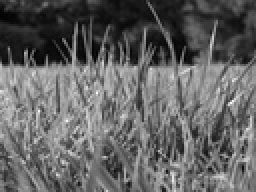
%> input picture week2/Image Enhancement/images/image1.jpg, 128 x 96 px, shrunk from 512 x 384 before the run (shown 2 times larger); the run also reads 1 picture not shown here
$ octave main_Q6_Q7.m   (GNU Octave 9; MATLAB toolbox functions it lacks are replaced by stand-ins)
%> lines starting %> are read from the running program, lines starting %| are printed output that depends on the picture
### week2/Image Enhancement/myPSNR.m
function [ PSNR ] = myPSNR( orig_image, approx_image )
%fprintf('Not implemented\n')
orig_image_double = im2double(orig_image);
approx_image_double = im2double(approx_image);

[m, n] = size(orig_image);
%calculate MSE
MSE = 0;
for i = 1:m
    for j = 1:n
        MSE = MSE + (orig_image_double(i,j)-approx_image_double(i,j)).^2;
    end
end

MSE = MSE/(m*n);

RMSE = sqrt(MSE);

PSNR = 20 * log10(max(max(orig_image_double))/RMSE);

end

### week2/Image Enhancement/denoise.m
function [ imOut ] = denoise( image, kernel_type, varargin)

switch kernel_type
    case 'box'
        %fprintf('Not implemented\n')
        imOut = imboxfilt(image, varargin{1});
    case 'median'
        %fprintf('Not implemented\n')
        imOut = medfilt2(image, [varargin{1} varargin{2}]);
    case 'gaussian'
        %fprintf('Not implemented\n')
        h = gauss2D(varargin{1},varargin{2});
        %imOut = imfilter(image, h);
        imOut = conv2(h,im2double(image));
end
end

### week2/Image Enhancement/gauss1D.m
function G = gauss1D( sigma , kernel_size )
    G = zeros(1, kernel_size);
    if mod(kernel_size, 2) == 0
        error('kernel_size must be odd, otherwise the filter will not have a center to convolve on')
    end
    %% solution
    x = -floor(kernel_size / 2):floor(kernel_size / 2);
    G = 1 / (sigma * sqrt(2 * pi)) * exp(- (x .^ 2) / (2 * sigma ^ 2));
    G = G / sum(G);
end

### week2/Image Enhancement/gauss2D.m
function G = gauss2D( sigma , kernel_size )
    %% solution
    G_x = gauss1D(sigma, kernel_size);
    G_y = gauss1D(sigma, kernel_size);
    G = G_x' * G_y;
end

### week2/Image Enhancement/main_Q6_Q7.m
orig_image = imread('images/image1.jpg');
%> orig_image is the input picture: size 96x128 uint8; min 0, max 251, mean 99.3
saltpepper_image = imread('images/image1_saltpepper.jpg');
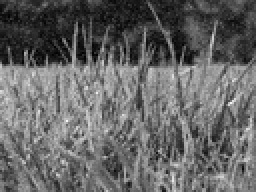
%> input picture week2/Image Enhancement/images/image1_saltpepper.jpg, 128 x 96 px, shrunk from 512 x 384 before the run (shown 2 times larger)
%> saltpepper_image is the input picture: size 96x128 uint8; min 0, max 247, mean 101.6
[ PSNR ] = myPSNR( orig_image, saltpepper_image );
%> after the loop in myPSNR, `for i = 1:m`: MSE = 19.85
%> in myPSNR, `MSE = MSE/(m*n);`: MSE = 0.00162
%> in myPSNR, `RMSE = sqrt(MSE);`: RMSE = 0.0402
%> in myPSNR, `PSNR = 20 * log10(max(max(orig_image_double))/RMSE);`: PSNR = 27.78
%> PSNR = 27.78

gaussian_image = imread('images/image1_gaussian.jpg');
[ PSNR ] = myPSNR( orig_image, gaussian_image );
%> PSNR = 32.75

%saltpepper denoise box
image = figure;
box3_image = denoise(saltpepper_image,'box',3);
subplot(1,3,1);
imshow(box3_image);
title('box 3*3');
[ PSNR ] = myPSNR( orig_image, box3_image );
%> PSNR = 22.57


box5_image = denoise(saltpepper_image,'box',5);
%> call 2 of denoise, with kernel_type = 'box'
%> in denoise (call 2), `imOut = imboxfilt(image, varargin{1});`:
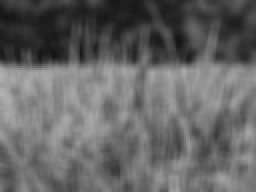
%> imOut: size 96x128 uint8 (shown 2 times larger); min 20, max 178, mean 101.7
subplot(1,3,2);
imshow(box5_image);
title('box 5*5');
[ PSNR ] = myPSNR( orig_image, box5_image );
%> PSNR = 20.2


box7_image = denoise(saltpepper_image,'box',7);
subplot(1,3,3);
imshow(box7_image);
title('box 7*7');
[ PSNR ] = myPSNR( orig_image, box7_image );
%> PSNR = 19.41

saveas(image,'saltpepper_box_image.eps','epsc');


%saltpepper denoise median
image = figure;
median3_image = denoise(saltpepper_image,'median',3,3);
subplot(1,3,1);
imshow(median3_image);
title('median 3*3');
[ PSNR ] = myPSNR( orig_image, median3_image );
%> PSNR = 22.71


median5_image = denoise(saltpepper_image,'median',5,5);
%> call 5 of denoise, with kernel_type = 'median'
%> in denoise (call 5), `imOut = medfilt2(image, [varargin{1} varargin{2}]);`:
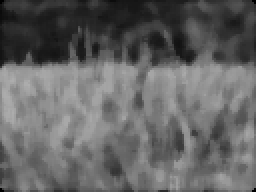
%> imOut: size 96x128 uint8 (shown 2 times larger); min 0, max 174, mean 100.1
subplot(1,3,2);
imshow(median5_image);
title('median 5*5');
[ PSNR ] = myPSNR( orig_image, median5_image );
%> PSNR = 20.17


median7_image = denoise(saltpepper_image,'median',7,7);
%> call 6 of denoise, with kernel_type = 'median'
%> in denoise (call 6), `imOut = medfilt2(image, [varargin{1} varargin{2}]);`:
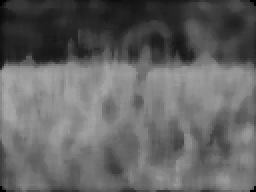
%> imOut: size 96x128 uint8 (shown 2 times larger); min 0, max 168, mean 99.6
subplot(1,3,3);
imshow(median7_image);
title('median 7*7');
[ PSNR ] = myPSNR( orig_image, median7_image );
%> PSNR = 19.26


saveas(image,'saltpepper_median_image.eps','epsc');

%gaussian denoise box
image = figure;
box3_image = denoise(gaussian_image,'box',3);
subplot(1,3,1);
imshow(box3_image);
title('box 3*3');
[ PSNR ] = myPSNR( orig_image, box3_image );
%> PSNR = 23.03

box5_image = denoise(gaussian_image,'box',5);
subplot(1,3,2);
imshow(box5_image);
title('box 5*5');
[ PSNR ] = myPSNR( orig_image, box5_image );
%> PSNR = 20.38

box7_image = denoise(gaussian_image,'box',7);
subplot(1,3,3);
imshow(box7_image);
title('box 7*7');
[ PSNR ] = myPSNR( orig_image, box7_image );
%> PSNR = 19.56

saveas(image,'gaussian_box_image.eps','epsc');


%saltpepper denoise median
image = figure;
median3_image = denoise(gaussian_image,'median',3,3);
%> in denoise (call 10), `imOut = medfilt2(image, [varargin{1} varargin{2}]);`:
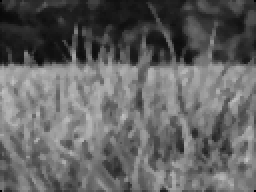
%> imOut: size 96x128 uint8 (shown 2 times larger); min 0, max 193, mean 98.9
subplot(1,3,1);
imshow(median3_image);
title('median 3*3');
[ PSNR ] = myPSNR( orig_image, median3_image );
%> PSNR = 23.2

median5_image = denoise(gaussian_image,'median',5,5);
subplot(1,3,2);
imshow(median5_image);
title('median 5*5');
[ PSNR ] = myPSNR( orig_image, median5_image );
%> PSNR = 20.18

median7_image = denoise(gaussian_image,'median',7,7);
subplot(1,3,3);
imshow(median7_image);
title('median 7*7');
[ PSNR ] = myPSNR( orig_image, median7_image );
%> PSNR = 19.24
saveas(image,'gaussian_median_image.eps','epsc');

close all;

orig_image = imread('images/image1.jpg');
saltpepper_image = imread('images/image1_saltpepper.jpg');
gaussian_image = imread('images/image1_gaussian.jpg');

NUM_OF_ROW = 10;
NUM_OF_COL = 3;
image_gaussian_denoise = figure(2);
PSNR_matrix_gaussian = zeros(NUM_OF_ROW,NUM_OF_COL);
str1='gaussian ';

for i=1:NUM_OF_ROW
    for j=1:NUM_OF_COL
        subplot(NUM_OF_ROW,NUM_OF_COL,NUM_OF_COL*(i-1)+j);
        gaussian_denoise = denoise(gaussian_image,'gaussian',i*0.1,2*j+1);
        imshow(gaussian_denoise);
        str2 = mat2str(i*0.1);
        str3 = ',';
        str4 = mat2str(2*j+1);
        SC=[str1,str2,str3,str4];
        title(SC);
        RemoveSubplotWhiteArea_42(gca, NUM_OF_ROW, NUM_OF_COL, i, j);
        PSNR_matrix_gaussian(i,j) = myPSNR( orig_image, gaussian_denoise );
    end
end
%> after the loop, PSNR_matrix_gaussian = [16.79 14.96 14.3; 16.79 14.96 14.3; 16.84 14.99 14.33; 17.24 15.25 14.53; 17.91 15.67 14.86; 18.46 16.02 15.12; 18.81 16.29 15.31; 19.03 16.52 15.47; 19.17 16.71 15.61; 19.26 16.88 15.75]
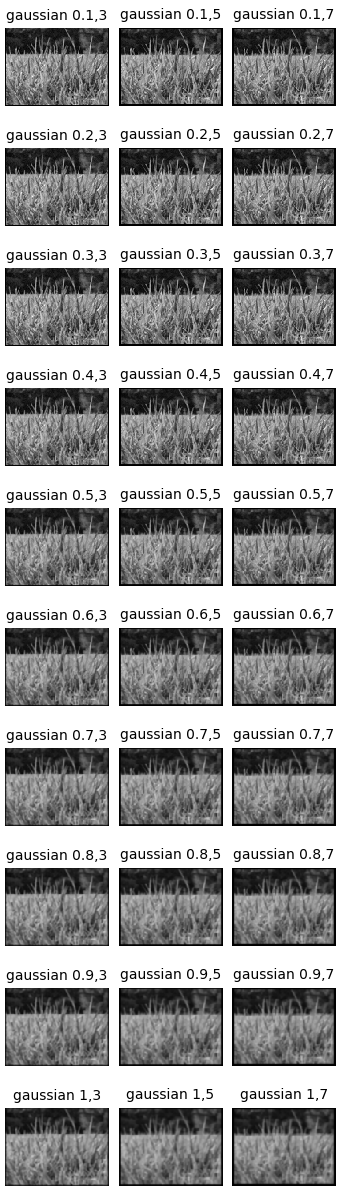
%> figure redrawn from the program's plot data, 30 panels
saveas(image_gaussian_denoise,'image_gaussian_denoise.eps','epsc');

appropriate_image = figure;
gaussian_denoise = denoise(gaussian_image,'gaussian',0.566,3);
%> in gauss1D, `x = -floor(kernel_size / 2):floor(kernel_size / 2);`: x = [-1 0 1]
%> in gauss1D, `G = 1 / (sigma * sqrt(2 * pi)) * exp(- (x .^ 2) / (2 * sigma ^ 2));`: G = [0.148 0.705 0.148]
%> in gauss1D, `G = G / sum(G);`: G = [0.148 0.704 0.148]
%> in gauss2D, `G = G_x' * G_y;`: G = [0.0219 0.104 0.0219; 0.104 0.496 0.104; 0.0219 0.104 0.0219]
%> in denoise (call 13), `h = gauss2D(varargin{1},varargin{2});`: h has the same summary as G in gauss2D
%> in denoise (call 13), `imOut = conv2(h,im2double(image));`:
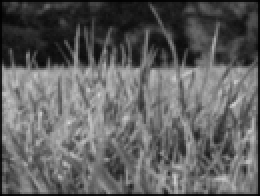
%> imOut: size 98x130 double (shown 2 times larger); min 0.0042, max 0.84, mean 0.377
imshow(gaussian_denoise);%title('gaussian 0.83,3*3');
saveas(appropriate_image,'gaussian_gaussian566_denoise.eps','epsc');
PSNR = myPSNR( orig_image, gaussian_denoise );
%> PSNR = 18.3
% [12 lines of commented-out code are left out]

function [] = RemoveSubplotWhiteArea_42(gca, sub_row, sub_col, current_row, current_col)
% 设置OuterPosition
sub_axes_x = current_col*1/sub_col - 1/sub_col;
sub_axes_y = 1-current_row*1/sub_row; % y是从上往下的
sub_axes_w = 1/sub_col;
sub_axes_h = 1/sub_row;
set(gca, 'OuterPosition', [sub_axes_x, sub_axes_y, sub_axes_w, sub_axes_h]); % 重设OuterPosition

% TightInset的位置
inset_vectior = get(gca, 'TightInset');
inset_x = inset_vectior(1);
inset_y = inset_vectior(2);
inset_w = inset_vectior(3);
inset_h = inset_vectior(4);

% OuterPosition的位置
outer_vector = get(gca, 'OuterPosition');
pos_new_x = outer_vector(1) + inset_x; % 将Position的原点移到到TightInset的原点
pos_new_y = outer_vector(2) + inset_y;
pos_new_w = outer_vector(3) - inset_w - inset_x; % 重设Position的宽
pos_new_h = outer_vector(4) - inset_h - inset_y; % 重设Position的高

% 重设Position
set(gca, 'Position', [pos_new_x, pos_new_y, pos_new_w, pos_new_h]);
end
